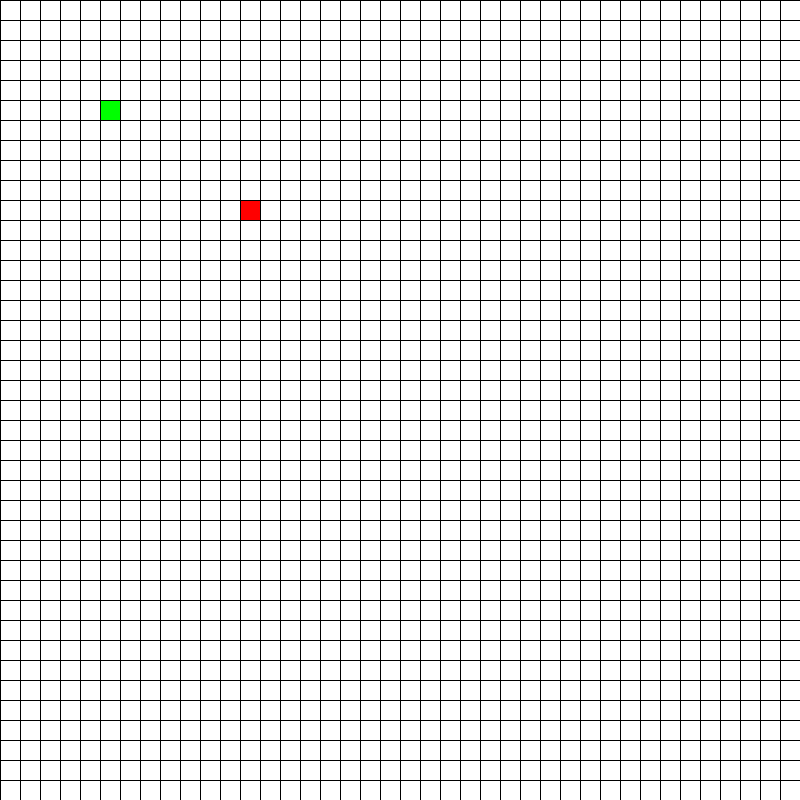
Frame 1 (no input)
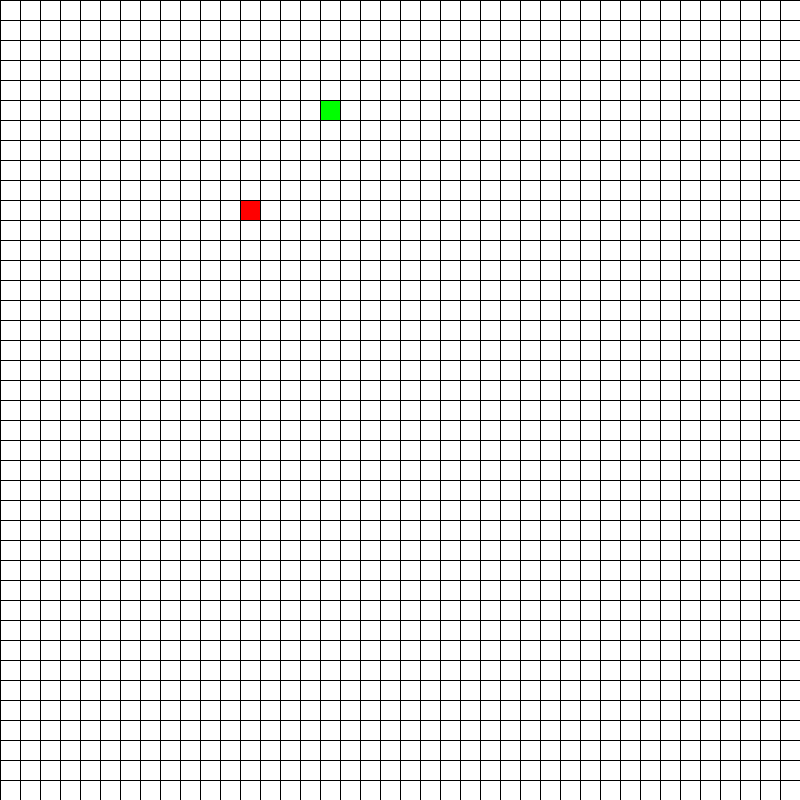
Frame 60 (the mouse pressed at the canvas centre just before this capture)
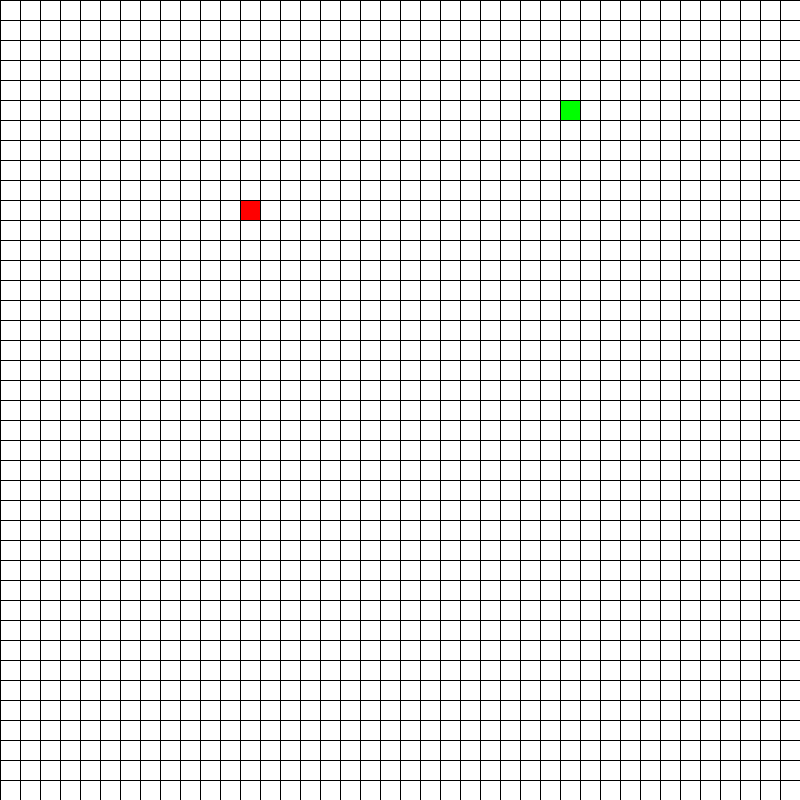
Frame 120 (the mouse held since frame 60 and released just before this capture)

The Processing sketch that drew these frames (run headless with seeded random() and noise(); from frame 60 on, the mouse is pressed at the canvas centre):

// Processing sketch: SnakeV1_0_0_1
// ── SnakeV1_0_0_1.pde
// Declare variables
ArrayList<Integer> x = new ArrayList<Integer>(), y = new ArrayList<Integer>();
int w=40;
int h=40;
int bs=20;
int dir=2;
int ax=12;
int ay=10;
int[]dx={0,0,1,-1},dy={1,-1,0,0};
boolean gameover=false;
// Set window size and snake starting position
void setup() 
{ 
size(800, 800); x.add(5); y.add(5);
}
// Draw grid
void draw() 
{  
  background(255);
  for (int i=0;i<w;i++) line(i*bs,0,i*bs,height);
  for(int i=0;i<h;i++)line(0,i*bs,width,i*bs);
  // Set snake color and shape
  fill(0, 255, 0); 
  for (int i = 0 ; i < x.size(); i++) rect(x.get(i)*bs, y.get(i)*bs, bs, bs);
  if (!gameover) 
  {
    fill(255, 0, 0); 
    rect(ax*bs, ay*bs, bs, bs);
    if (frameCount%5==0) 
    {
      x.add(0, x.get(0) + dx[dir]); y.add(0, y.get(0) + dy[dir]);
      if(x.get(0) < 0 || y.get(0) < 0 || x.get(0) >= w || y.get(0) >= h) 
      {
        gameover = true;
      }
      for(int i=1;i<x.size();i++) if(x.get(0)==x.get(i)&&y.get(0)==y.get(i)) gameover=true;
      if (x.get(0)==ax && y.get(0)==ay) 
      { 
      ax = (int)random(0, w); ay = (int)random(0, h); // Random position of snake food
      }
      else 
      {
      x.remove(x.size()-1); y.remove(y.size()-1); 
      }
    }
  }
  else 
  {
    fill(0); 
    textSize(30); 
    textAlign(CENTER); 
    text("GAME OVER. Press space",width/2,height/2);
    if(keyPressed&&key==' ') 
    { 
      x.clear(); 
      y.clear(); 
      x.add(5);  
      y.add(5); 
      gameover = false;
    }
  }
}
void keyPressed()
{
  int nd1=key=='s'? 0:(key=='w'?1:(key=='d'?2:(key=='a'?3:-1)));
  if (nd1!=-1&&(x.size()<=1||!(x.get(1)==x.get(0)+dx[nd1]&&y.get(1)==y.get(0)+dy[nd1]))) dir=nd1;
  int nd2=key=='k'? 0:(key=='i'?1:(key=='l'?2:(key=='j'?3:-1)));
  if (nd2!=-1&&(x.size()<=1||!(x.get(1)==x.get(0)+dx[nd2]&&y.get(1)==y.get(0)+dy[nd2]))) dir=nd2;
}
